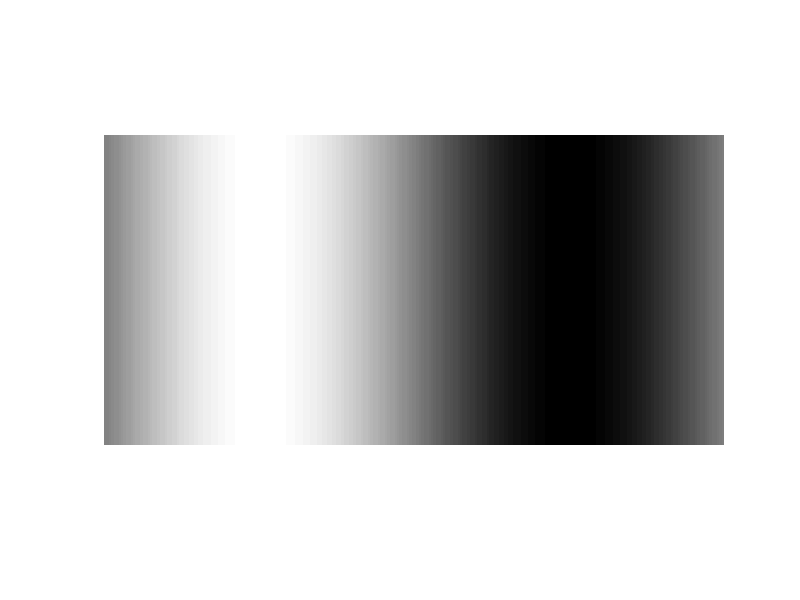
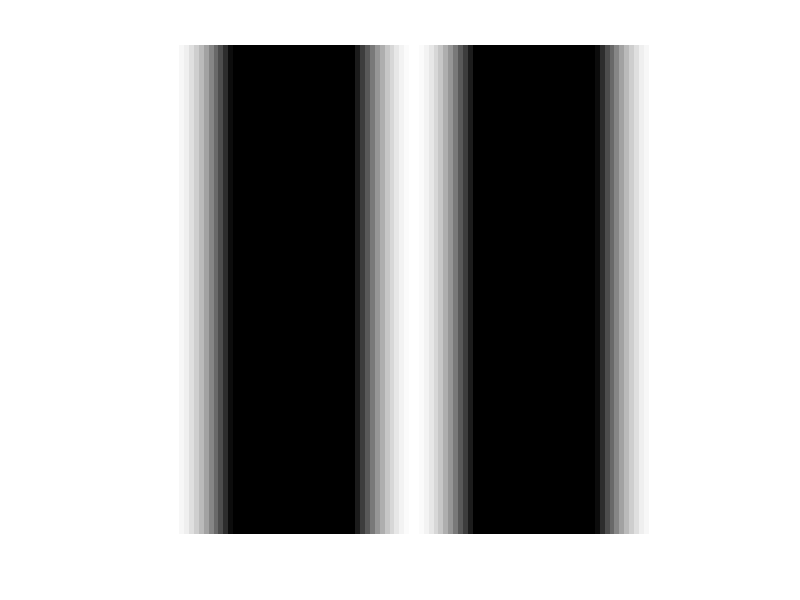

Here is the MATLAB script that generated these plots, in order: (Note: this script raises an error after producing the figures.)
close all;

W = 256; H = 128;  nChannel = 3;
Xx = [0:W-1];
Yy = [0:H-1];

u = 1/256;
v = 0;
phase = v;

[X,Y] = meshgrid(Xx,Yy);
phaseRGB = 2*pi*phase;
freqRGB = u;
angleRGB = 2*pi*(v);
figure,
imshow( (sin(2*pi*freqRGB.*((X.*cos(angleRGB )+ Y.*sin(angleRGB)))+v) +1)/2);



fs = 1/150;   %//FOR RED CHANNEL
W = 256;
H = 256; 

img1 = zeros(256, 256);
img2 = zeros(256, 256);

for m = 0 : H-1 
    for n = 0 : W-1
        img1(m + 1, n + 1) = -sin(2*pi*fs*m) - cos(2*pi*fs*n);
        img2(m + 1, n + 1) = sin(2*pi*fs*m) - cos(2*pi*fs*n);
    end
end


x=linspace(-pi, pi, 100);
sf=2; % spatial freq in cycles per image
vf=2;
sinewave=sin(x*sf); 
coswave =cos(x*vf);
onematrix=ones(size(sinewave));
sinewave2D=(onematrix'*coswave);

figure,imshow(sinewave2D);

xx = (sinewave2D)/255;

imspecxy(xx);


u0 = 0;
v0 = 2;

W = 256;
H = 256; 
u = u0/W;
v = v0/H;
img1 = zeros(W, H);
for m = 0 : H-1 
    for n = 0 : W-1
        img1(m + 1, n + 1) = (1/2 * ( (exp(i*2*pi*(u*(m+1) + v*(n+1))) + (exp(-i*2*pi*(u*(m+1) + v*(n+1))))    ) ));%cos(2*pi*(1/u*(m+1) + 1/v*(n+1)));
    end
end
figure,imagesc(~(img1>.5)); colormap gray;

imspecxy(img1)















